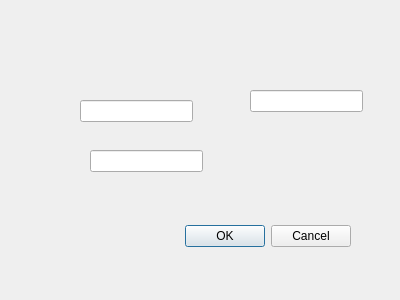
<?xml version="1.0" encoding="UTF-8"?>
<ui version="4.0">
 <class>Dialog</class>
 <widget class="QDialog" name="Dialog">
  <property name="geometry">
   <rect>
    <x>0</x>
    <y>0</y>
    <width>400</width>
    <height>300</height>
   </rect>
  </property>
  <property name="windowTitle">
   <string>Dialog</string>
  </property>
  <widget class="QDialogButtonBox" name="buttonBox">
   <property name="geometry">
    <rect>
     <x>10</x>
     <y>220</y>
     <width>341</width>
     <height>32</height>
    </rect>
   </property>
   <property name="orientation">
    <enum>Qt::Horizontal</enum>
   </property>
   <property name="standardButtons">
    <set>QDialogButtonBox::Cancel|QDialogButtonBox::Ok</set>
   </property>
  </widget>
  <widget class="QLineEdit" name="lineEdit">
   <property name="geometry">
    <rect>
     <x>80</x>
     <y>100</y>
     <width>113</width>
     <height>22</height>
    </rect>
   </property>
  </widget>
  <widget class="QLineEdit" name="lineEdit_2">
   <property name="geometry">
    <rect>
     <x>90</x>
     <y>150</y>
     <width>113</width>
     <height>22</height>
    </rect>
   </property>
  </widget>
  <widget class="QLineEdit" name="lineEdit_3">
   <property name="geometry">
    <rect>
     <x>250</x>
     <y>90</y>
     <width>113</width>
     <height>22</height>
    </rect>
   </property>
  </widget>
 </widget>
 <resources/>
 <connections>
  <connection>
   <sender>buttonBox</sender>
   <signal>accepted()</signal>
   <receiver>Dialog</receiver>
   <slot>accept()</slot>
   <hints>
    <hint type="sourcelabel">
     <x>248</x>
     <y>254</y>
    </hint>
    <hint type="destinationlabel">
     <x>157</x>
     <y>274</y>
    </hint>
   </hints>
  </connection>
  <connection>
   <sender>buttonBox</sender>
   <signal>rejected()</signal>
   <receiver>Dialog</receiver>
   <slot>reject()</slot>
   <hints>
    <hint type="sourcelabel">
     <x>316</x>
     <y>260</y>
    </hint>
    <hint type="destinationlabel">
     <x>286</x>
     <y>274</y>
    </hint>
   </hints>
  </connection>
 </connections>
</ui>
